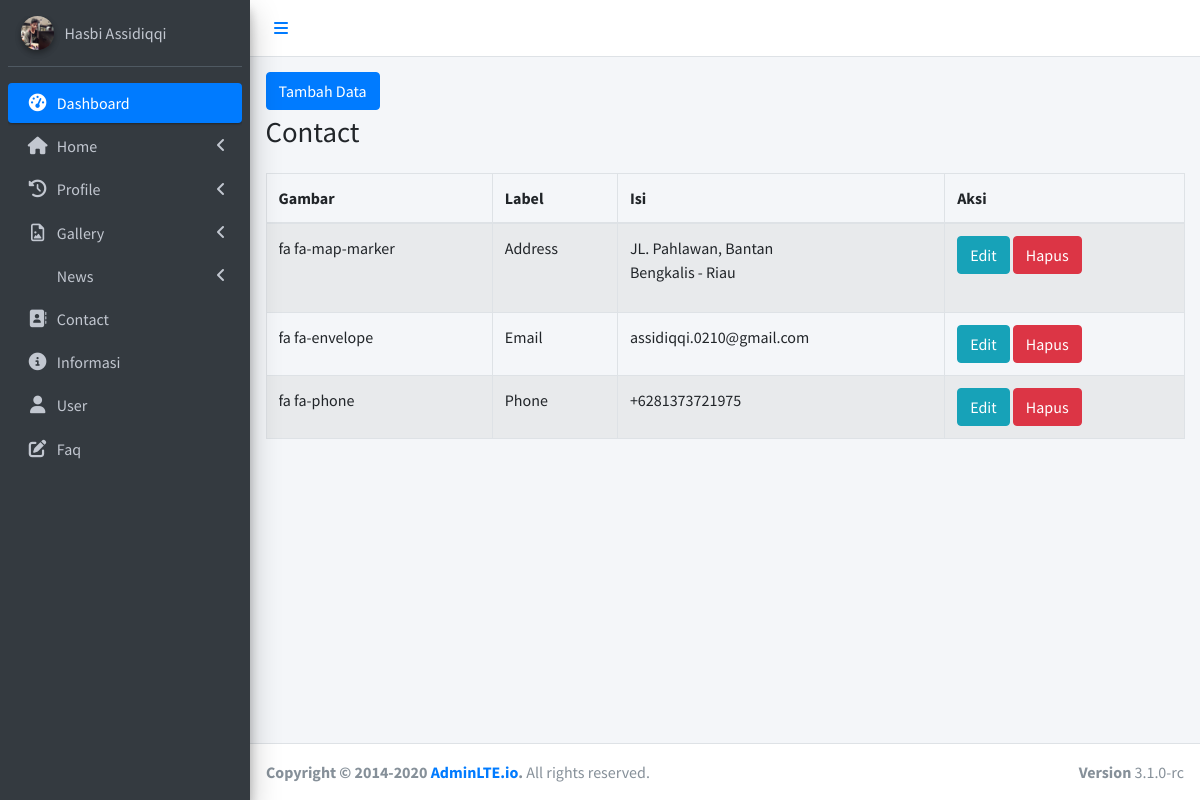
Page /admin/contact.php on the committed database.
### tables this page shows
CREATE TABLE `contact` (
  `id` int(11) NOT NULL,
  `gambar` varchar(255) NOT NULL,
  `label` varchar(225) NOT NULL,
  `isi` varchar(255) NOT NULL
);

### admin/contact.php (the view, shortened to what this page needs)
<!DOCTYPE html>
<html lang="en">
<head>
    <?php require_once 'link.php'; ?>
</head>
<body class="hold-transition sidebar-mini layout-fixed">
    <div class="wrapper">
        <?php include 'header.php'; ?>
        <aside class="main-sidebar sidebar-dark-primary elevation-4">
            <div class="sidebar">
                <div class="user-panel mt-3 pb-3 mb-3 d-flex">
                    <div class="image">
                        <img src="images/profile.png" class="img-circle elevation-2" alt="User Image">
                    </div>
                    <div class="info">
                        <a href="#" class="d-block">Hasbi Assidiqqi</a>
                    </div>
                </div>
                <nav class="mt-2">
                    <ul class="nav nav-pills nav-sidebar flex-column" data-widget="treeview" role="menu"
                        data-accordion="false">
                        <li class="nav-item menu-open">
                            <a href="index.php" class="nav-link active">
                                <i class="nav-icon fas fa-tachometer-alt"></i>
                                <p>
                                    Dashboard
                                </p>
                            </a>
                        </li>
                        <li class="nav-item">
                            <a href="#" class="nav-link">
                                <i class="nav-icon fas fa-home"></i>
                                <p>
                                    Home
                                    <i class="fas fa-angle-left right"></i>
                                </p>
                            </a>
                        </li>
                        <li class="nav-item">
                            <a href="#" class="nav-link">
                                <i class="nav-icon fas fa-history"></i>
                                <p>
                                    Profile
                                    <i class="right fas fa-angle-left"></i>
                                </p>
                            </a>
                        </li>
                        <li class="nav-item">
                            <a href="#" class="nav-link">
                                <i class="nav-icon fa fa-file-image-o"></i>
                                <p>
                                    Gallery
                                    <i class="fas fa-angle-left right"></i>
                                </p>
                            </a>
                        </li>
                        <li class="nav-item">
                            <a href="news.php" class="nav-link">
                                <p>
                                    News
                                    <i class="fas fa-angle-left right"></i>
                                </p>
                            </a>
                        </li>
                        <li class="nav-item">
                            <a href="contact.php" class="nav-link">
                                <i class="nav-icon fas fa-address-book"></i>
                                <p>
                                    Contact
                                </p>
                            </a>
                        </li>
                        <li class="nav-item">
                            <a href="information.php" class="nav-link">
                                <i class="nav-icon fas fa fa-info-circle"></i>
                                <p>
                                    Informasi
                                </p>
                            </a>
                        </li>
                        <li class="nav-item">
                            <a href="user.php" class="nav-link">
                                <i class="nav-icon fas fa-user"></i>
                                <p>
                                    User
                                </p>
                            </a>
                        </li>
                        <li class="nav-item">
                            <a href="faq.php" class="nav-link">
                                <i class="nav-icon fas fa-edit"></i>
                                <p>
                                    Faq
                                </p>
                            </a>
                        </li>
                    </ul>
                </nav>
            </div>
        </aside>
        <div class="content-wrapper">
            <div class="content-header">
                <div class="container-fluid">
                    <a href="create-contact.php" class="btn btn-primary" style="margin-bottom:5px;">Tambah Data</a>
                    <div class="row mb-2">
                        <div class="col-sm-6">
                            <h1 class="m-0">Contact</h1>
                        </div>
                    </div>
                </div>
            </div>
            <section class="content">
                <div class="container-fluid">
                    <div class="row">
                        <div class="col-md-12">
                            <div class="panel-body">
                                <div class="table-responsive">
                                    <table class="table table-striped table-bordered table-hover">
                                        <thead>
                                            <tr>
                                                <th>Gambar</th>
                                                <th>Label</th>
                                                <th>Isi</th>
                                                <th>Aksi</th>
                                            </tr>
                                        </thead>
                                        <tbody>
                                            <?php
                                        $koneksi = koneksiUts();
                                        $data = mysqli_query($koneksi, "SELECT * FROM contact ORDER BY id DESC");
                                        while ($row = mysqli_fetch_array($data)){
                                        ?>
                                            <tr>
                                                <td><?= $row['gambar'];?></td>
                                                <td><?= $row['label'];?></td>
                                                <td><?= $row['isi'];?></td>
                                                <td>
                                                    <a href="update-contact.php?&id=<?= $row["id"]; ?>"
                                                        class="btn btn-info">Edit</a>
                                                    <a href="hapus-contact.php?&id=<?= $row["id"];?>"
                                                        class="btn btn-danger"
                                                        onclick="return confirm('yakin data dihapus');">Hapus</a>
                                                </td>
                                            </tr>
                                            <?php $i++;
                                            }
                                            ?>
                                        </tbody>
                                    </table>
                                </div>
                            </div>
                        </div>
                    </div>
                </div>
            </section>
        </div>
        <?php include 'footer.php'; ?>
    </div>
</body>
</html>

### rows in the picture
contact: gambar "fa fa-map-marker", label "Address", isi "JL. Pahlawan, Bantan Bengkalis - Riau"
contact: gambar "fa fa-envelope", label "Email", isi "assidiqqi.0210@gmail.com"
contact: gambar "fa fa-phone", label "Phone", isi "+6281373721975"
